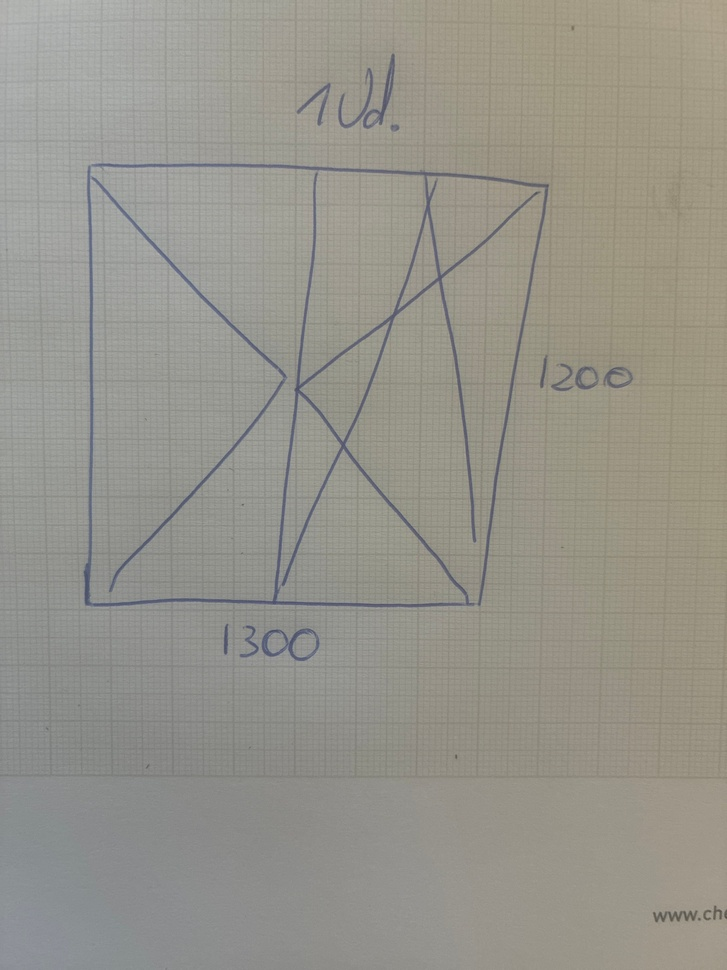
#> input picture foto_recibida.jpg, 727 x 970 px, shrunk from 3024 x 4032 before the run
$ python visor_capas.py
#> lines starting #> are read from the running program, lines starting #| are printed output that depends on the picture; after the words box and inside, x2 and y2 are one past the last pixel; in counts of white or black regions, pixels touching at a corner belong together
import cv2
import numpy as np
import os

# =========================
# CARGAR IMAGEN
# =========================

img = cv2.imread("foto_recibida.jpg")
#> img is the input picture: shape (970, 727, 3); mean B, G, R 139.5, 148.4, 150.4

if img is None:
    print("No encuentro foto_recibida.jpg")
    exit()

original = img.copy()

# =========================
# LIMPIAR
# =========================

gris = cv2.cvtColor(img, cv2.COLOR_BGR2GRAY)
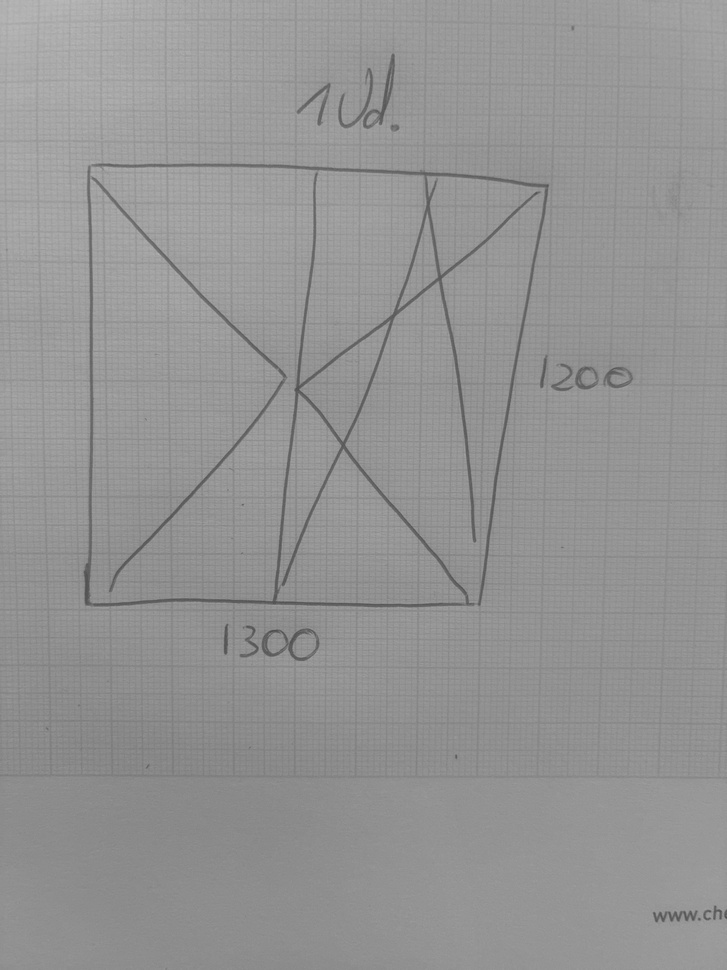
#> gris: shape (970, 727); min 75, max 187, mean 148

blur = cv2.GaussianBlur(gris, (5,5), 0)

_, thresh = cv2.threshold(
    blur,
    170,
    255,
    cv2.THRESH_BINARY_INV
)
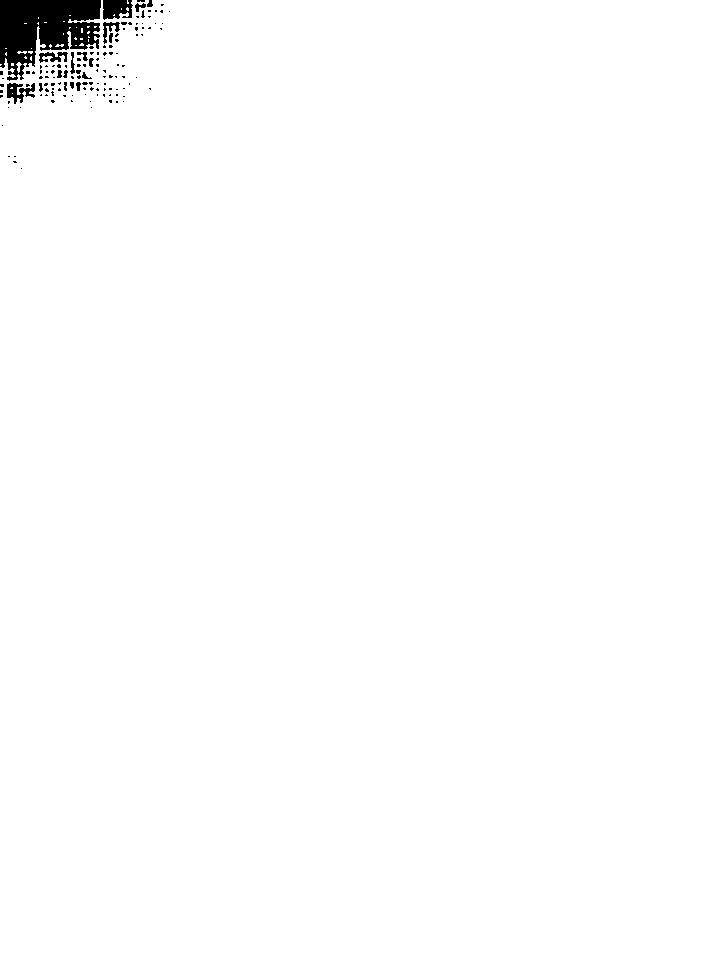
#> thresh: shape (970, 727); 99% white; 132 black regions (114 under 20 px), largest, box (x1, y1, x2, y2) and area: (0, 0, 101, 81) 5159, (103, 0, 133, 20) 477, (7, 83, 35, 104) 312

# =========================
# DETECTAR LINEAS
# =========================

lineas = cv2.HoughLinesP(
    thresh,
    1,
    np.pi / 180,
    threshold=40,
    minLineLength=80,
    maxLineGap=20
)
#> lineas = 974 rows, first 6: [100, 9, 726, 657], [85, 21, 393, 969], [0, 180, 726, 906], [109, 969, 726, 19], [39, 969, 512, 0], [0, 339, 630, 969]

# =========================
# CAPAS
# =========================

resultado = np.ones_like(img) * 255

if lineas is not None:

    for linea in lineas:

        x1, y1, x2, y2 = linea[0]

        dx = x2 - x1
        dy = y2 - y1

        angulo = abs(np.degrees(np.arctan2(dy, dx)))

        # =====================
        # HORIZONTALES = VERDE
        # =====================

        if angulo < 10:

            color = (0,255,0)

        # =====================
        # VERTICALES = AZUL
        # =====================

        elif angulo > 80:

            color = (255,0,0)

        # =====================
        # DIAGONALES = ROJO
        # =====================

        else:

            color = (0,0,255)

        cv2.line(
            resultado,
            (x1,y1),
            (x2,y2),
            color,
            3
        )
#> this loop made 974 passes
#> (x1, y1, x2, y2, dx, dy, angulo, color) on passes 1 to 12: (100, 9, 726, 657, 626, 648, 45.99, (0, 0, 255)), (85, 21, 393, 969, 308, 948, 72, (0, 0, 255)), (0, 180, 726, 906, 726, 726, 45, (0, 0, 255)), (109, 969, 726, 19, 617, -950, 57, (0, 0, 255)), (39, 969, 512, 0, 473, -969, 63.98, (0, 0, 255)), (0, 339, 630, 969, 630, 630, 45, (0, 0, 255)), (448, 969, 690, 0, 242, -969, 75.98, (0, 0, 255)), (3, 969, 262, 0, 259, -969, 75.04, (0, 0, 255)), (44, 969, 604, 0, 560, -969, 59.98, (0, 0, 255)), (90, 969, 719, 0, 629, -969, 57.01, (0, 0, 255)), (86, 969, 668, 0, 582, -969, 59.01, (0, 0, 255)), (617, 969, 702, 0, 85, -969, 84.99, (255, 0, 0))
#> (x1, y1, x2, y2) on pass 88: (22, 969, 494, 0)
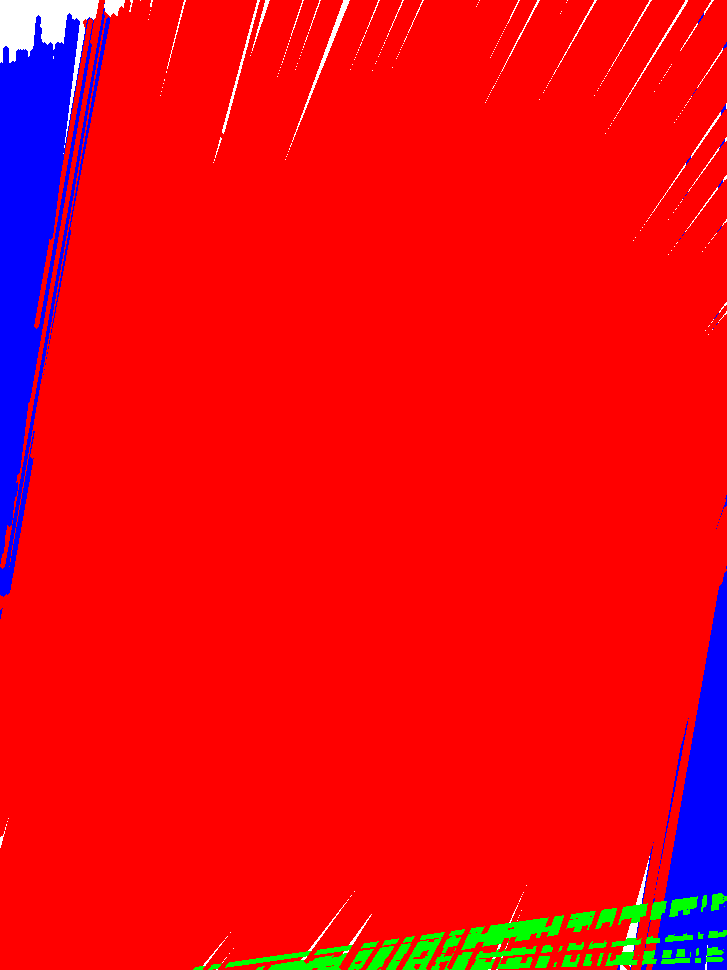
#> resultado: shape (970, 727, 3); mean of channels 0, 1, 2 17.9, 6.5, 236.2; drawn as B, G, R

# =========================
# DETECTAR CUADRADOS
# =========================

contornos, _ = cv2.findContours(
    thresh,
    cv2.RETR_EXTERNAL,
    cv2.CHAIN_APPROX_SIMPLE
)

for c in contornos:

    area = cv2.contourArea(c)

    if area < 20:
        continue

    x, y, w, h = cv2.boundingRect(c)

    ratio = w / float(h)

    # cuadrado aproximado
    if 0.7 < ratio < 1.4 and w < 120 and h < 120:

        cv2.rectangle(
            resultado,
            (x,y),
            (x+w,y+h),
            (0,255,255),
            3
        )
#> this loop made 36 passes
#> c on passes 1, 2, 4, 6, 9, 10, 11, 15, 16, 18, 19, 21: [[0, 64], [0, 65], [1, 64]], [[11, 63], [11, 65], [13, 65], [13, 63]], [[31, 56], [30, 57], [30, 59], [31, 60]], [[6, 52], [5, 53], [5, 54], [6, 55]], [[31, 48]], [[5, 48], [6, 48]], [[75, 45], [76, 45]], [[88, 39], [88, 41]], [[80, 38], [80, 39], [82, 39], [82, 38]], [[88, 36], [88, 37], [89, 37]], [[63, 33], [63, 34]], [[81, 28], [81, 32], [82, 32], [82, 28]]

# =========================
# GUARDAR
# =========================

cv2.imwrite("visor_capas.png", resultado)

print("VISOR GENERADO")
